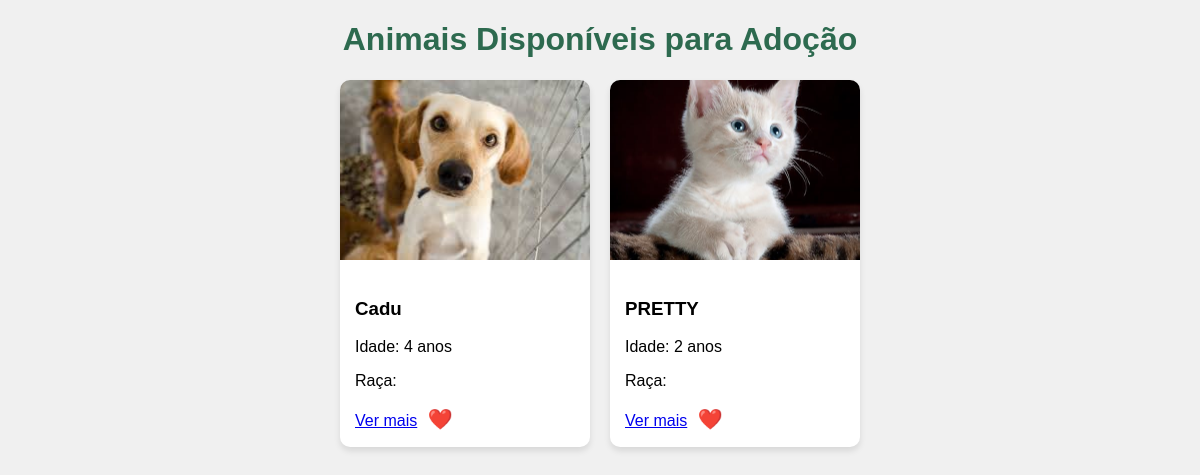
/pet/list/ (signed in), run on the app's committed database.
### app_cadastro_usuarios/models.py (models this page shows, shortened)
class Pet(models.Model):
    nome = models.CharField(max_length=100)
    descricao = models.TextField()
    idade = models.PositiveIntegerField()
    vacinado = models.CharField(max_length=3, choices=[('sim', 'Sim'), ('nao', 'Não')])
    foto = models.ImageField(upload_to='fotos_pets/')
    data_postagem = models.DateTimeField(auto_now_add=True)
    ong = models.ForeignKey(User, on_delete=models.CASCADE)

### app_cadastro_usuarios/views.py (the view)
# urls.py: path('pet/list/', petCard_view, name='petsCard'),
@login_required()
def petCard_view(request):
    pets = Pet.objects.all().order_by('-data_postagem')
    return render(request, 'pages/petsCard.html', {'pets': pets})

### app_cadastro_usuarios/templates/pages/petsCard.html (shortened to what this page needs)
<!DOCTYPE html>
<html lang="pt-BR">
<head>
</head>
<body>
<h1>Animais Disponíveis para Adoção</h1>
<div class="container">
    {% for pet in pets %}
    <div class="card">
        <img src="{{ pet.foto.url }}" alt="{{ pet.nome }}">
        <div class="card-content">
            <h3>{{ pet.nome }}</h3>
            <p>Idade: {{ pet.idade }} anos</p>
            <p>Raça: {{ pet.raca }}</p>
            <a href="{% url 'petDescription' pet.id %}">Ver mais</a>
            <button class="like-btn">❤️</button>
        </div>
    </div>
    {% empty %}
    <p>Nenhum animal disponível para adoção no momento.</p>
    {% endfor %}
</div>
</body>
</html>

### app_cadastro_usuarios/templates/pages/petsCard.html (style rules this page uses)
body { font-family: Arial, sans-serif; margin: 20px; background-color: #f0f0f0; }
h1 { text-align: center; color: #2d6a4f; }
.container { display: flex; gap: 20px; flex-wrap: wrap; justify-content: center; }
.card { background: white; width: 250px; border-radius: 10px; box-shadow: 0 4px 6px rgba(0,0,0,0.1); overflow: hidden; position: relative; transition: transform 0.3s; }
.card img { width: 100%; height: 180px; object-fit: cover; }
.card-content { padding: 15px; }
.like-btn { background: none; border: none; cursor: pointer; font-size: 20px; color: #888; transition: color 0.3s; }

### data on the page
Pet: foto (picture), nome "Cadu", idade "4"
Pet: foto (picture), nome "PRETTY", idade "2"
